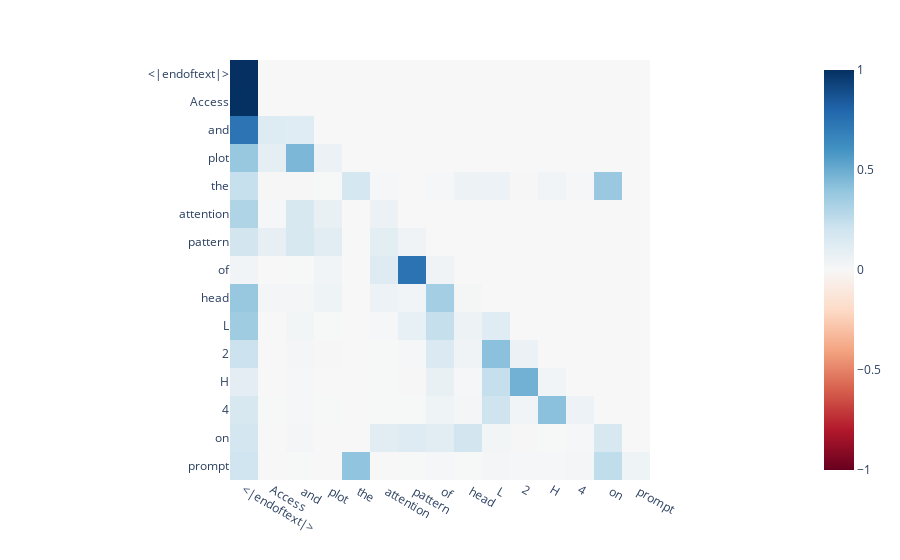

This figure's notebook cell:
### Code cell
head = 4
px.imshow(cache["pattern", 2][0, head].detach().cpu().numpy(), x=tokens, y=tokens, color_continuous_scale="RdBu", color_continuous_midpoint=0)

### Figure 1 — Plotly figure (JSON) as saved in the notebook; plotly's stock layout.template omitted (floating-point values rounded to 4 significant figures; data arrays with more than 128 entries replaced by an {"elided": "..."} marker saying what was removed)
{"data": [{"coloraxis": "coloraxis", "hovertemplate": "x: %{x}<br>y: %{y}<br>color: %{z}<extra></extra>", "name": "0", "type": "heatmap", "x": ["<|endoftext|>", "Access", " and", " plot", " the", " attention", " pattern", " of", " head", " L", "2", "H", "4", " on", " the", " prompt"], "xaxis": "x", "y": ["<|endoftext|>", "Access", " and", " plot", " the", " attention", " pattern", " of", " head", " L", "2", "H", "4", " on", " the", " prompt"], "yaxis": "y", "z": {"elided": "16x16 float values"}}], "layout": {"coloraxis": {"cmid": 0, "colorscale": [[0, "rgb(103,0,31)"], [0.1, "rgb(178,24,43)"], [0.2, "rgb(214,96,77)"], [0.3, "rgb(244,165,130)"], [0.4, "rgb(253,219,199)"], [0.5, "rgb(247,247,247)"], [0.6, "rgb(209,229,240)"], [0.7, "rgb(146,197,222)"], [0.8, "rgb(67,147,195)"], [0.9, "rgb(33,102,172)"], [1, "rgb(5,48,97)"]]}, "margin": {"t": 60}, "xaxis": {"anchor": "y", "constrain": "domain", "domain": [0, 1], "scaleanchor": "y"}, "yaxis": {"anchor": "x", "autorange": "reversed", "constrain": "domain", "domain": [0, 1]}}}
